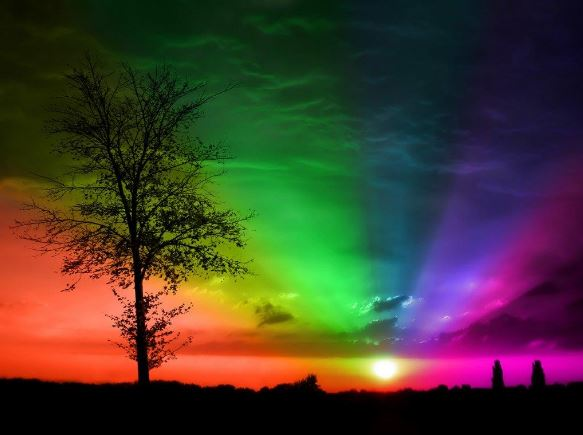
#> input picture Task1 Access Pixels/sky.jpg, 583 x 435 px
$ jupyter execute AccessPixels.ipynb   (shell and % lines are left out)
#> lines starting #> are read from the running program, lines starting #| are printed output that depends on the picture
# Task 1 - Access Pixels
1. Read in any image;
2. Convert this image to YUV;
3. Extract the Y channel (luminance);
4. Convert the original image to grayscale (intensity);
5. Show the two on the screen using OpenCV's *imshow* function
6. Show the luminance on the screen side by side with the intensity using MatPlotLib's *subplot* function

[cell 1]

import cv2 # The OpenCV library; install using `pip install opencv-contrib-python`
import numpy as np # Helpful when working with arrays; install using `pip install numpy`
from matplotlib import pyplot as plt # Good for graphing; install using `pip install matplotlib`
from matplotlib import image as image
import easygui # An easy-to-use file-picker; pip install easygui

### Read in any image

[cell 2]
I = cv2.imread("sky.jpg")
#> I is the input picture: shape (435, 583, 3); mean B, G, R 44.8, 59.8, 69.1

### Convert this image to YUV

[cell 3]
YUV = cv2.cvtColor(I, cv2.COLOR_BGR2YUV)
#> YUV: shape (435, 583, 3); mean of channels 0, 1, 2 60.9, 120.1, 135.2
cv2.imshow("YUV", YUV)
key = cv2.waitKey(0)
#> (key Esc is pressed here)
cv2.destroyAllWindows()

### Extract the Y channel (luminance)

[cell 4]
Y = YUV[:,:,0]
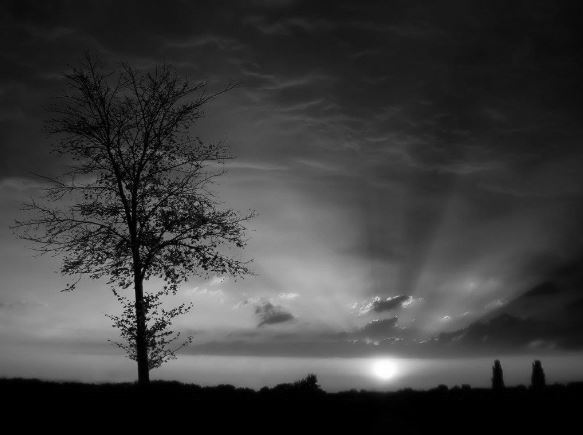
#> Y: shape (435, 583); min 0, max 255, mean 60.9
#cv2.imshow("Y", Y)
#key = cv2.waitKey(0)
#cv2.destroyAllWindows()

### Convert the original image to grayscale (intensity)

[cell 5]
I = cv2.cvtColor(I, cv2.COLOR_BGR2GRAY)
#> I: shape (435, 583)

### Show the two on the screen using OpenCV's *imshow* function

[cell 6]
cv2.imshow("Y", Y)
cv2.imshow("I", I)
key = cv2.waitKey(0)
#> (key Esc is pressed here)
cv2.destroyAllWindows()

### Show the luminance on the screen side by side with the intensity using MatPlotLib's *subplot* function

[cell 7]
fig,a =  plt.subplots(1,2)
a[0].plot(Y)
a[0].set_title('Luminance')
a[1].plot(I)
a[1].set_title('Intensity')
plt.show()
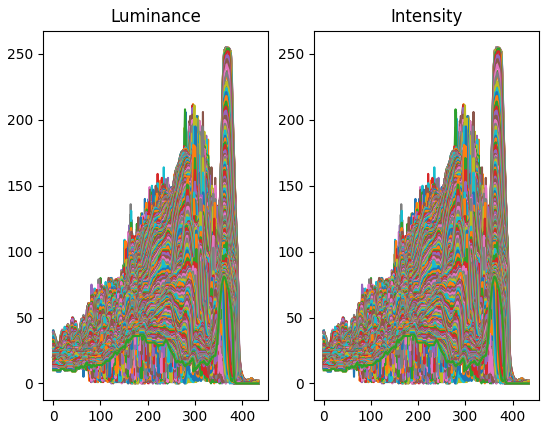
#> figure drawn by matplotlib, 2 panels; panel 1: curve peaks at x = 327, y = 133; panel 1: curve peaks at x = 326, y = 132; panel 1: curve peaks at x = 326, y = 132; panel 2: curve peaks at x = 327, y = 133

$ run again, with Task1 Access Pixels/autumn.jpg copied over Task1 Access Pixels/sky.jpg
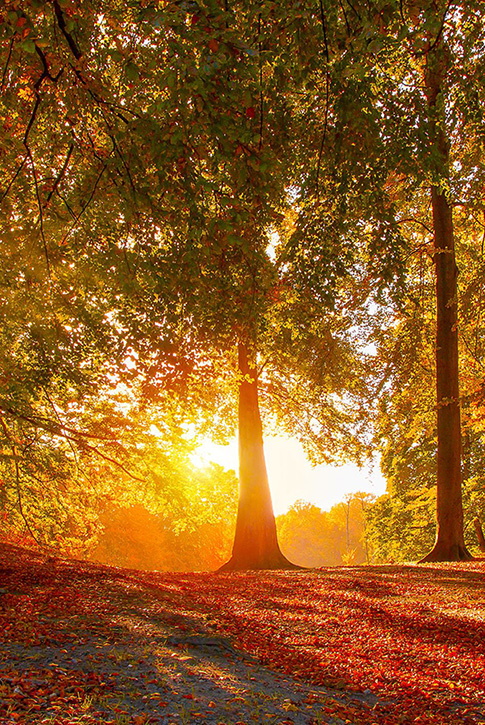
#> input picture Task1 Access Pixels/autumn.jpg, 485 x 725 px
#> I is the input picture: shape (725, 485, 3); mean B, G, R 34.1, 91.4, 143
#> YUV: shape (725, 485, 3); mean of channels 0, 1, 2 100.3, 95.4, 165.4
#> `Y = YUV[:,:,0]`:
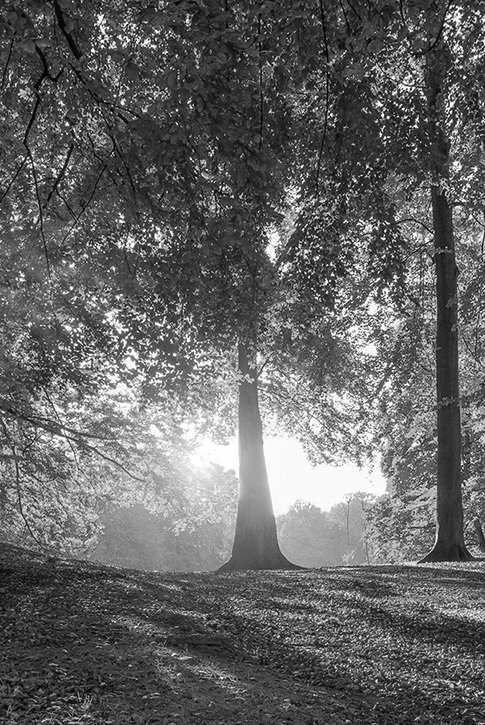
#> Y: shape (725, 485); min 0, max 255, mean 100.3
#> I: shape (725, 485)
#> `plt.show()`:
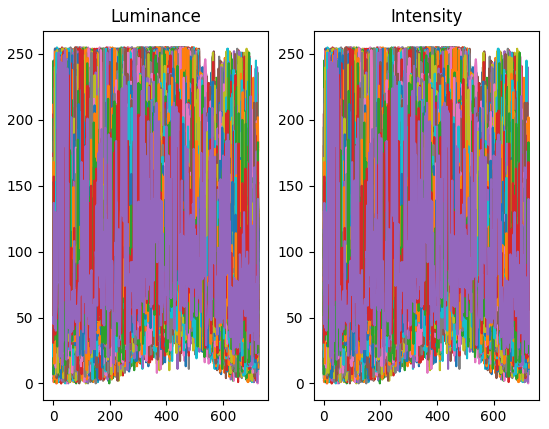
#> figure drawn by matplotlib, 2 panels; panel 1: curve peaks at x = 241, y = 253; panel 1: curve peaks at x = 241, y = 226; panel 1: curve peaks at x = 411, y = 254; panel 2: curve peaks at x = 241, y = 253

$ run again, with Task1 Access Pixels/autumn2.jpg copied over Task1 Access Pixels/sky.jpg
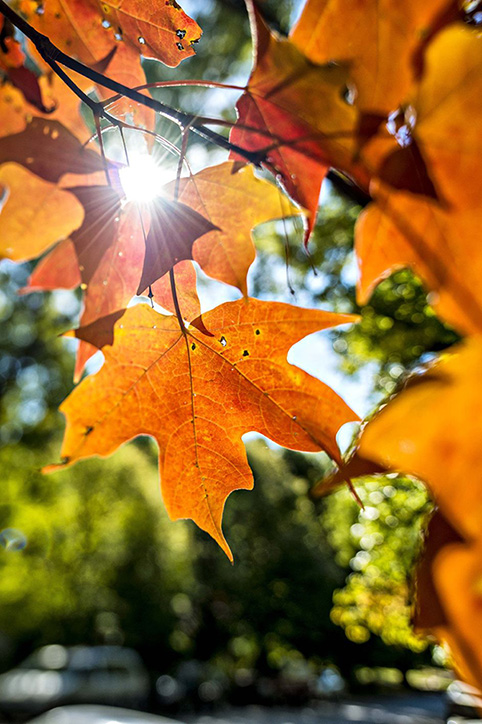
#> input picture Task1 Access Pixels/autumn2.jpg, 482 x 724 px
#> I is the input picture: shape (724, 482, 3); mean B, G, R 47.8, 105.4, 147.3
#> YUV: shape (724, 482, 3); mean of channels 0, 1, 2 111.4, 96.7, 159.5
#> `Y = YUV[:,:,0]`:
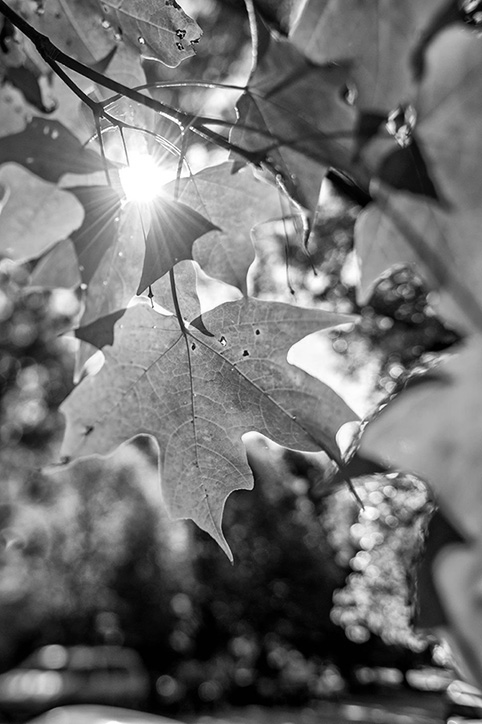
#> Y: shape (724, 482); min 0, max 255, mean 111.4
#> I: shape (724, 482)
#> `plt.show()`:
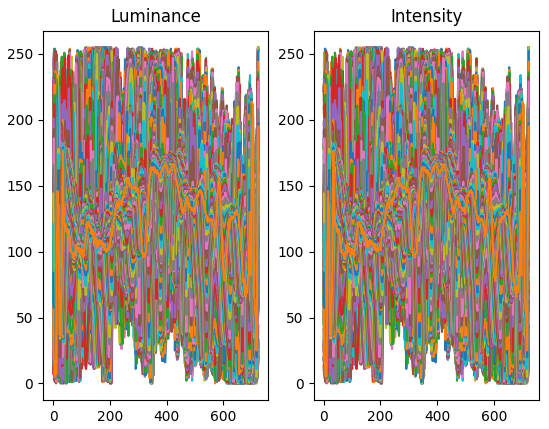
#> figure drawn by matplotlib, 2 panels; panel 1: curve peaks at x = 207, y = 221; panel 1: curve peaks at x = 206, y = 217; panel 1: curve peaks at x = 264, y = 218; panel 2: curve peaks at x = 207, y = 221
